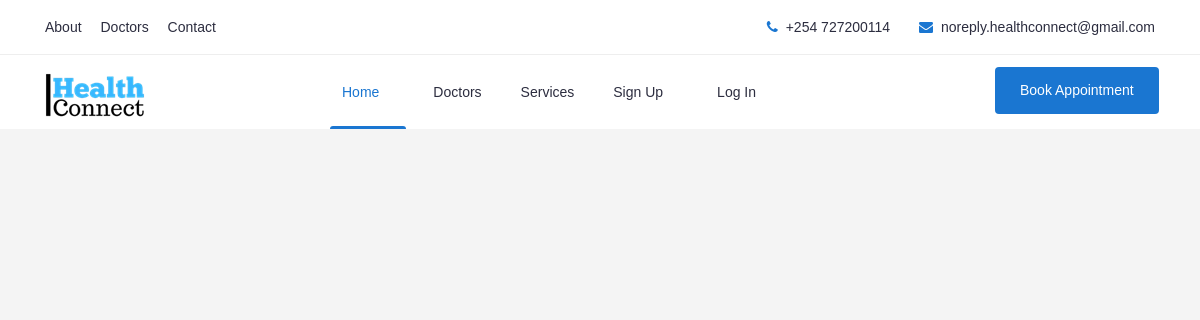
The app's page /doctor_list, older data.
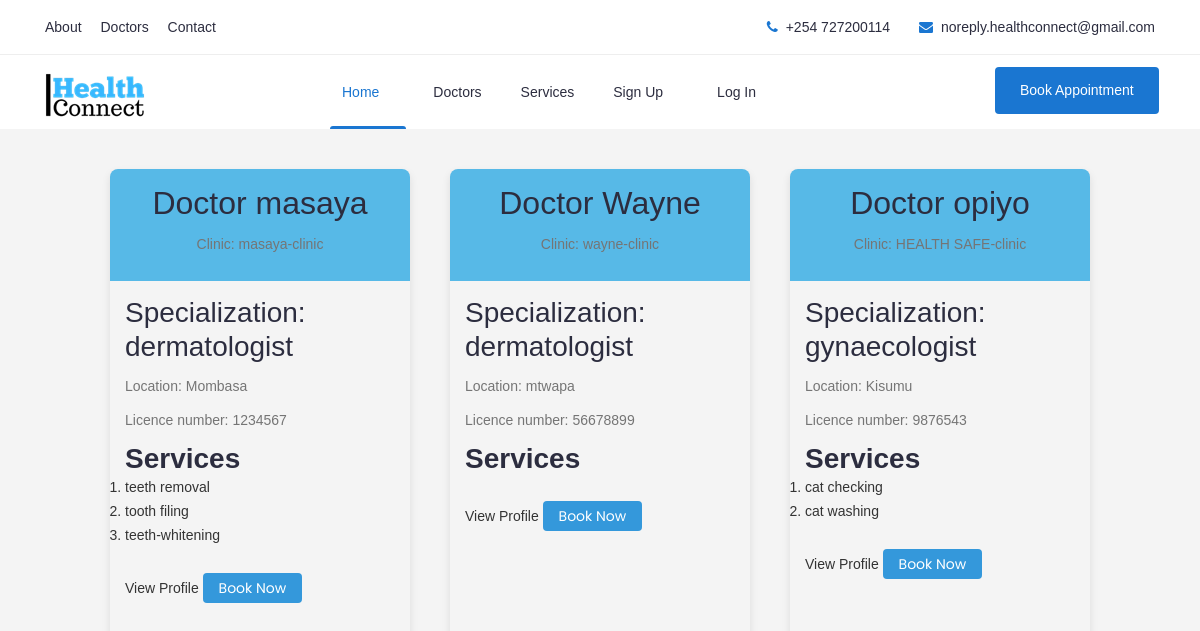
The same page, newer data.
### DAS/models.py (models this page shows, shortened)
class Doctor(db.Model):
    Doctor_id = db.Column(db.String(), primary_key=True)
    firstName = db.Column(db.String(20), nullable=False)
    lastName = db.Column(db.String(20), nullable=False)
    license_number = db.Column(db.Integer, unique=True, nullable=False)
    qualification = db.Column(db.String(20), nullable=False)
    specialization = db.Column(db.String(20), nullable=False)
    clinic_name = db.Column(db.String(20), nullable=False)
    clinic_address = db.Column(db.String(20), nullable=False)
    email = db.Column(db.String(120), unique=True, nullable=False)
    user_type = db.Column(db.String(10), default='Doctor')  # Fixed the typo here
    working_hours = db.Column(db.String, nullable=False)
    Short_description = db.Column(db.Text)  # Corrected from db.column to db.Column
    services = db.relationship('Service', backref='doctor', lazy=True)
    patients = db.relationship('Patient', secondary=doctor_patient_association, backref='doctors', lazy=True)
    profile_pic = db.Column(db.String(20), nullable=False, default='default.jpg')
    Appointments = db.relationship('Appointment', backref='doctor', lazy=True)

class Service(db.Model):
    service_id = db.Column(db.String(), primary_key=True)
    doctor_id = db.Column(db.String(), db.ForeignKey('doctor.Doctor_id'), nullable=False)
    service_name = db.Column(db.String(20), nullable=False)

### DAS/routes.py (the view)
@app.route('/doctor_list', methods=['GET', 'POST'])
def doctor_list():
    doctors = Doctor.query.all()
    return render_template('doctor_list.html', doctors = doctors)

### DAS/templates/doctor_list.html (shortened to what this page needs)
{% extends "layout.html" %}
{% block content %}
<head>
</head>
<body>
  <section>
    {% for doctor in doctors %}
      <div class="doctor-card">
        <div class="doctor-card-header">
          <h2>Doctor {{ doctor.firstName }}</h2>
          <p>Clinic: {{ doctor.clinic_name }}</p>
        </div>
        <div class="doctor-card-body">
          <h3>Specialization: {{ doctor.specialization }}</h3>
          <p>Location: {{ doctor.clinic_address }}</p>
          <p>Licence number: {{ doctor.license_number }}</p>
          <h3><b>Services</b></h3>
          <ol>
            {% for service in doctor.services %}
            <li>
              {{ service.service_name }}
            </li>
            {% endfor %}
          </ol>
          <a href="doctor1_profile.html">View Profile</a>
          <a href="#"></a><button class="book-now-button">Book Now</button></a>
        </div>
      </div>
    {% endfor %}
  </section>
</body>
{% endblock %}

### DAS/templates/layout.html (shortened to what this page needs)
<!doctype html>
<html class="no-js" lang="zxx">
    <head>
		<link rel="stylesheet" href="{{url_for('static', filename='css/bootstrap.min.css')}}">
		<link rel="stylesheet" href="{{url_for('static', filename='css/nice-select.css')}}">
        <link rel="stylesheet" href="{{url_for('static', filename='css/font-awesome.min.css')}}">
        <link rel="stylesheet" href="{{url_for('static',filename='css/icofont.css')}}">
		<link rel="stylesheet" href="{{url_for('static', filename='css/slicknav.min.css')}}">
        <link rel="stylesheet" href="{{url_for('static', filename='css/owl-carousel.css')}}">
		<link rel="stylesheet" href="{{url_for('static', filename='css/datepicker.css')}}">
        <link rel="stylesheet" href="{{url_for('static', filename='css/animate.min.css')}}">
        <link rel="stylesheet" href="{{url_for('static', filename='css/magnific-popup.css')}}">
        <link rel="stylesheet" href="{{url_for('static', filename='css/normalize.css')}}">
        <link rel="stylesheet" href="{{url_for('static', filename='style.css')}}">
        <link rel="stylesheet" href="{{url_for('static', filename='css/responsive.css')}}">
    </head>
    <body>
		<header class="header" >
			<div class="topbar">
				<div class="container">
					<div class="row">
						<div class="col-lg-6 col-md-5 col-12">
							<ul class="top-link">
								<li><a href="{{url_for('doctors')}}">About</a></li>
								<li><a href="{{url_for('doctor_list')}}">Doctors</a></li>
								<li><a href="{{url_for('doctors')}}">Contact</a></li>
							</ul>
						</div>
						<div class="col-lg-6 col-md-7 col-12">
							<ul class="top-contact">
								<li><i class="fa fa-phone"></i>+254 727200114</li>
								<li><i class="fa fa-envelope"></i><a href="mailto:support@yourmail.com">noreply.healthconnect@gmail.com</a></li>
							</ul>
						</div>
					</div>
				</div>
			</div>
			<div class="header-inner">
				<div class="container">
					<div class="inner">
						<div class="row">
							<div class="col-lg-3 col-md-3 col-12">
								<div class="logo">
									<a href="{{url_for('home')}}"><img src="static/img/logo.png" alt="#"></a>
								</div>
							</div>
							<div class="col-lg-7 col-md-9 col-12">
								<div class="main-menu">
									<nav class="navigation">
										<ul class="nav menu">
											<li class="active"><a href="{{url_for('home')}}">Home <i class="icofont-rounded-down"></i></a>
											</li>
											<li><a href="{{url_for('doctors')}}">Doctors </a></li>
											<li><a href="{{url_for('service')}}">Services </a></li>
											{% if current_user.is_authenticated %}
												<li><a href="{{url_for('account')}}">Account</a></li>
												<li><a href="{{url_for('logout')}}">Log out</a></li>
											{% else %}
												<li><a href="{{url_for('registration')}}">Sign Up <i class="icofont-rounded-down"></i></a>
												<li><a href="{{url_for('login')}}">Log in</a></li>
											{% endif %}
										</ul>
									</nav>
								</div>
							</div>
							<div class="col-lg-2 col-12">
								<div class="get-quote">
									<a href="{{url_for('appointment')}}" class="btn">Book Appointment</a>
								</div>
							</div>
						</div>
					</div>
				</div>
			</div>
		</header>
		{% block content %}{% endblock %}
    </body>
</html>

### DAS/templates/doctor_list.html (style rules this page uses)
body { font-family: Arial, sans-serif; margin: 0; padding: 0; background-color: #f4f4f4; color: #333; }
section { display: flex; flex-wrap: wrap; justify-content: center; padding: 20px; }
.doctor-card { width: 300px; height: 500px; margin: 20px; border-radius: 8px; overflow: hidden; box-shadow: 0 4px 8px rgba(0, 0, 0, 0.1); transition: background-color 0.3s, box-shadow 0.3s; cursor: pointer; }
.doctor-card a { text-decoration: none; color: inherit; }
.doctor-card-header { background-color: #57b9e7; color: #fff; padding: 15px; text-align: center; }
.doctor-card-body { padding: 15px; }
h2, h3 { margin: 0; }
p { margin: 10px 0; }
.book-now-button { background-color: #3498db; color: #fff; padding: 8px 16px; border: none; border-radius: 4px; cursor: pointer; transition: background-color 0.3s; margin-top: 10px; }

Row changes from the older to the newer data that the page shows:
added Doctor: firstName "masaya", clinic_name "masaya-clinic", specialization "dermatologist", clinic_address "Mombasa", license_number "1234567"
added Service: service_name "teeth removal", shown under "masaya"
added Service: service_name "tooth filing", shown under "masaya"
added Service: service_name "teeth-whitening", shown under "masaya"
added Doctor: firstName "Wayne", clinic_name "wayne-clinic", specialization "dermatologist", clinic_address "mtwapa", license_number "56678899"
added Doctor: firstName "opiyo", clinic_name "HEALTH SAFE-clinic", specialization "gynaecologist", clinic_address "Kisumu", license_number "9876543"
added Service: service_name "cat checking", shown under "opiyo"
added Service: service_name "cat washing", shown under "opiyo"
